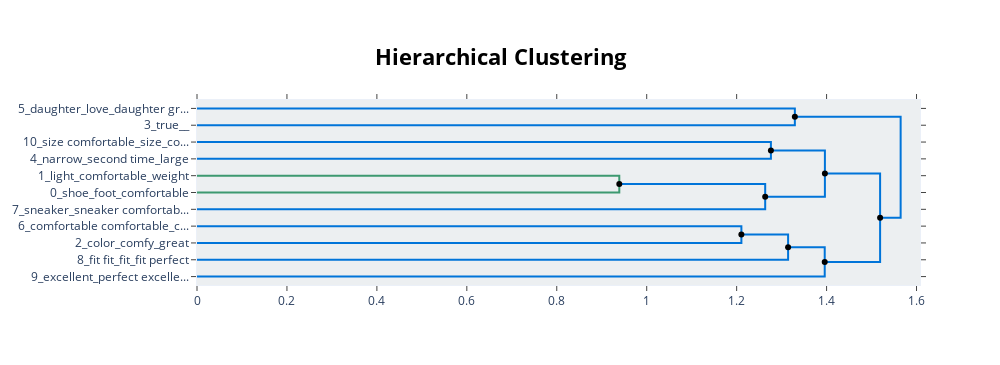

The notebook cell this image was saved under:
### Code cell
hierarchical_topics = model.hierarchical_topics(df['tokens'])
model.visualize_hierarchy(hierarchical_topics=hierarchical_topics)

### Figure 1 — Plotly figure (JSON) as saved in the notebook; plotly's stock layout.template omitted (floating-point values rounded to 4 significant figures)
{"data": [{"hoverinfo": "text", "marker": {"color": "rgb(0,116,217)"}, "mode": "lines", "text": ["shoe_foot_comfortable_pair_size", "", "", "light_comfortable_weight_light weight_training"], "type": "scatter", "x": [0, 1.329, 1.329, 0], "xaxis": "x", "y": [-5, -5, -15, -15], "yaxis": "y"}, {"hoverinfo": "text", "marker": {"color": "rgb(0,116,217)"}, "mode": "lines", "text": ["sneaker_sneaker comfortable_comfortable sneaker_sneaker review_boot camp", "", "", "shoe_comfortable_foot_light_pair"], "type": "scatter", "x": [0, 1.276, 1.276, 0], "xaxis": "x", "y": [-25, -25, -35, -35], "yaxis": "y"}, {"hoverinfo": "text", "marker": {"color": "rgb(61,153,112)"}, "mode": "lines", "text": ["comfortable comfortable_comfortable_cute_comfortable cute_super", "", "", "color_comfy_great_comfortable_comfy color"], "type": "scatter", "x": [0, 0.939, 0.939, 0], "xaxis": "x", "y": [-45, -45, -55, -55], "yaxis": "y"}, {"hoverinfo": "text", "marker": {"color": "rgb(0,116,217)"}, "mode": "lines", "text": ["shoe_comfortable_foot_light_great", "", "", "color_comfortable_comfortable comfortable_comfy_perfect comfortable"], "type": "scatter", "x": [0.939, 1.263, 1.263, 0], "xaxis": "x", "y": [-50, -50, -65, -65], "yaxis": "y"}, {"hoverinfo": "text", "marker": {"color": "rgb(0,116,217)"}, "mode": "lines", "text": ["fit fit_fit_fit perfect_perfect fit_good intended", "", "", "daughter_love_daughter great_love love_product"], "type": "scatter", "x": [1.276, 1.396, 1.396, 1.263], "xaxis": "x", "y": [-30, -30, -57.5, -57.5], "yaxis": "y"}, {"hoverinfo": "text", "marker": {"color": "rgb(0,116,217)"}, "mode": "lines", "text": ["excellent_perfect excellent_excellent perfect_perfect_great excellent", "", "", "daughter_fit_fit fit_love_product"], "type": "scatter", "x": [0, 1.211, 1.211, 0], "xaxis": "x", "y": [-75, -75, -85, -85], "yaxis": "y"}, {"hoverinfo": "text", "marker": {"color": "rgb(0,116,217)"}, "mode": "lines", "text": ["size comfortable_size_comfortable_fit_well training", "", "", "narrow_second time_large_size_wide"], "type": "scatter", "x": [1.211, 1.314, 1.314, 0], "xaxis": "x", "y": [-80, -80, -95, -95], "yaxis": "y"}, {"hoverinfo": "text", "marker": {"color": "rgb(0,116,217)"}, "mode": "lines", "text": ["size_narrow_big_size comfortable_second time", "", "", "true____"], "type": "scatter", "x": [1.314, 1.396, 1.396, 0], "xaxis": "x", "y": [-87.5, -87.5, -105, -105], "yaxis": "y"}, {"hoverinfo": "text", "marker": {"color": "rgb(0,116,217)"}, "mode": "lines", "text": ["daughter_fit_fit fit_love_perfect", "", "", "size_narrow_big_size comfortable_second time"], "type": "scatter", "x": [1.396, 1.519, 1.519, 1.396], "xaxis": "x", "y": [-43.75, -43.75, -96.25, -96.25], "yaxis": "y"}, {"hoverinfo": "text", "marker": {"color": "rgb(0,116,217)"}, "mode": "lines", "text": ["shoe_comfortable_foot_great_light", "", "", "fit_daughter_size_fit fit_love"], "type": "scatter", "x": [1.329, 1.565, 1.565, 1.519], "xaxis": "x", "y": [-10, -10, -70, -70], "yaxis": "y"}, {"hoverinfo": "text", "hovertext": ["shoe_comfortable_foot_light_great", "fit fit_fit_fit perfect_perfect fit_good intended", "size comfortable_size_comfortable_fit_well training", "size_narrow_big_size comfortable_second time", "daughter_fit_fit fit_love_perfect", "shoe_comfortable_foot_great_light"], "marker": {"color": "black"}, "mode": "markers", "showlegend": false, "type": "scatter", "x": [0.939, 1.276, 1.211, 1.314, 1.396, 1.329], "y": [-50, -30, -80, -87.5, -43.75, -10]}, {"hoverinfo": "text", "hovertext": ["daughter_love_daughter great_love love_product", "size_narrow_big_size comfortable_second time", "fit_daughter_size_fit fit_love"], "marker": {"color": "black"}, "mode": "markers", "showlegend": false, "type": "scatter", "x": [1.263, 1.396, 1.519], "y": [-57.5, -96.25, -70]}], "layout": {"autosize": false, "height": 365, "hoverlabel": {"bgcolor": "white", "font": {"family": "Rockwell", "size": 16}}, "hovermode": "closest", "plot_bgcolor": "#ECEFF1", "showlegend": false, "title": {"font": {"color": "Black", "size": 22}, "text": "<b>Hierarchical Clustering</b>", "x": 0.5, "xanchor": "center", "yanchor": "top"}, "width": 1000, "xaxis": {"mirror": "allticks", "rangemode": "tozero", "showgrid": false, "showline": true, "showticklabels": true, "ticks": "outside", "type": "linear", "zeroline": false}, "yaxis": {"mirror": "allticks", "range": [-110, 0], "rangemode": "tozero", "showgrid": false, "showline": true, "showticklabels": true, "tickmode": "array", "ticks": "outside", "ticktext": ["5_daughter_love_daughter gr...", "3_true__", "10_size comfortable_size_co...", "4_narrow_second time_large", "1_light_comfortable_weight", "0_shoe_foot_comfortable", "7_sneaker_sneaker comfortab...", "6_comfortable comfortable_c...", "2_color_comfy_great", "8_fit fit_fit_fit perfect", "9_excellent_perfect excelle..."], "tickvals": [-5, -15, -25, -35, -45, -55, -65, -75, -85, -95, -105], "type": "linear", "zeroline": false}}}
